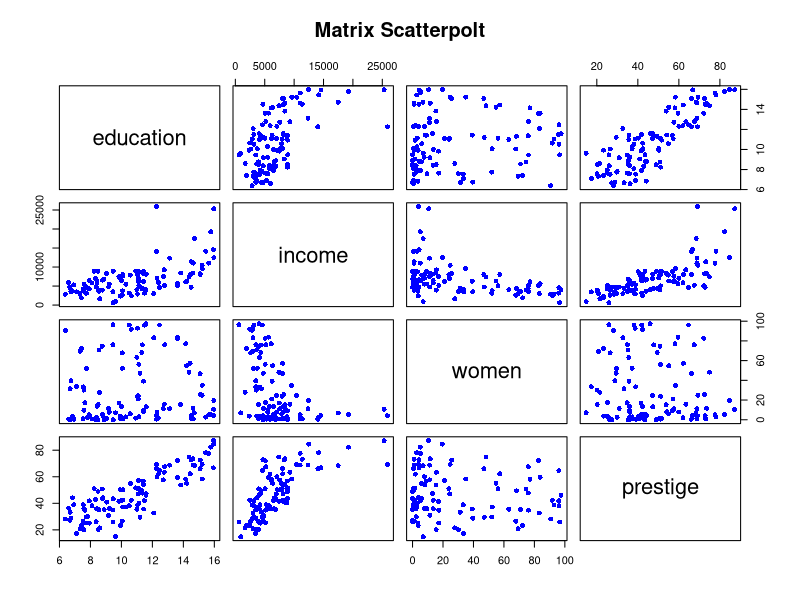

R code for this plot: (Note: this script raises an error after producing the figure.)
#
# 다중선형 회귀분석 (multiple linear regression analysis)
#
# 다중성행 회귀모델 : 여러 개의 독립변수를 다루는 회귀모델
#
# 회귀식
# y = B0 + B1X1 + B2X2 + B3X3 + ... +BnXn
#
# 독립변수가 n개인 다중선형 회귀에서 주어진 자료를 이용해
# B0.B1,B2,B3, .... , Bn의 값을 알아내는 회귀모델
library( tidyverse )
library( car )

str( Prestige )
head( Prestige )

newdata <- Prestige[,c(1:4)]
head(newdata)
plot( newdata, pch = 16, col = 'blue', main = "Matrix Scatterpolt")
정
model <- lm( income ~ education + prestige + women,
             data = newdata )
model
# (Intercept)    education     prestige        women  
# -253.8          177.2        141.4          - 50.9 

coef(model)
# (Intercept)   education    prestige       women 
#  -253.8497    177.1990      141.4354      -50.8957

#회귀식
#income = (-253.8497) + 
          # (177.1990 * newdata$education) +
          # (141.4354*newdata$prestige) -
          # (50.8957 * newdata$women)
# 예측치
fitted( model)
# 실제값과의 차이
residuals( model )
# 잔차
deviance( model ) / length( newdata$education ) # 평균제곱오차

summary( model )
#               Estimate Std. Error t value Pr(>|t|)    
# (Intercept)   -253.850   1086.157  -0.234    0.816    
# education    177.199      187.632   0.944    0.347    
# prestige     141.435      29.910   4.729 7.58e-06 ***
#   women        -50.896      8.556  -5.948 4.19e-08 ***

newdata2 <- Prestige[, c(1:5)]
model2 <- lm( income~., data=newdata2)
summary( model2 )
#              Estimate   Std. Error  t value   Pr(>|t|)    
#(Intercept)  -1.068e+03  2.849e+03  -0.375     0.709  

library( MASS )
# 단순하고 더 설명력이 높은, 더 적합한 모델을 선별
# 부적절한(기여도가 낮은) 자료는 제거하고 모델 생성 - stepAIC
model3 <- stepAIC( model2 )
summary(model3)
#             Estimate  Std. Error t value  Pr(>|t|)    
#(Intercept)  431.574    807.630   0.534    0.594  

# model2 Estimate : -1.068e+03 < model 3 Estimate : 431.574

# ** Linear Regression : 연속형 data에 대한 예측
# ** Logical Regression : 범주형 data에 대한 예측
#  => 결과값을 범주형태로 변환 => "one-hot encoding" : 0/1로 바꿔라..

# Logistic Regression(  로지스틱 회귀분석 )
#
#     회귀모델에서 종속변수의 값의 형태가 범주형인 경우의 예측모델
#     주어진 data로부터 어떤 범주를 예측하는 분야를 회귀와 구분하여 분류(classification)이라고 한다.
#
#     로지스틱 회귀도 기본적으로 회귀 기법이기 때문에 종속변수는 숫자로 표현되어야 한다.
#     예) YES와 NO는 0과 1로 setosa, versicolor, virginica는
#          1,2,3과 같이 숫자로 바꾼 후에 로지스틱 회귀 적용

iris.new <- iris
iris.new$Species <- as.integer( iris.new$Species )
head( iris.new )

#Logistic Regression
iris_model <- glm( Species ~., data = iris.new )
# glm() : 로지스틱 회귀분석에서 사용하는 lm()함수 같은 회귀식 생성 함수 ** Y값이 범주형 data여야 함.
iris_model
coef( iris_model )
summary( iris_model )

unknown <- data.frame( rbind( c(5.1, 3.5, 1.4, 0.2) ) )
names(unknown) <- names( iris )[1:4]
unknown

pred <- predict( iris_model, unknown )
# predict( 선형모델, 예측을 수행할 새로운 데이터) : 새로운 데이터에 대한 예측값을 구하는 함수
pred
#결과 값
# 1
# 0.9174506 << 무슨 의민지 ㅠㅡㅠ,,
round( pred, 0) # 반올림
# 1 
# 1  >> 이 데이터를 갖고있는 건 1번 품종이다..!
pred <- round( pred, 0 )
levels( iris$Species )[pred]
# levels 결과 : "setosa"

test <- iris[, 1:4]
test

pred <- predict( iris_model, test )
pred <- round( pred, 0 )

answer <- as.integer( iris$Species )
pred == answer
acc <- mean( pred == answer )
acc #  예측 성공률


